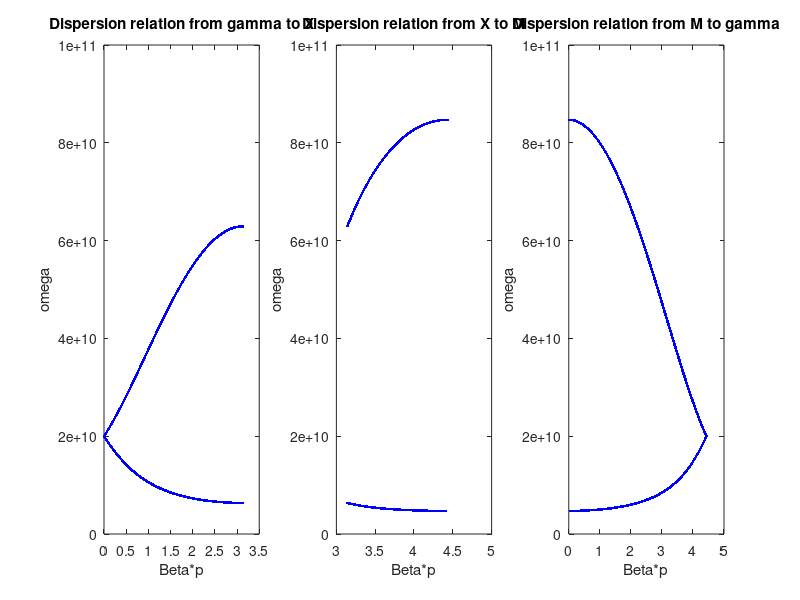

Recreate this plot in MATLAB.
%% 计算二维的CRLH的色散曲面

%初始化
clear
clc
close all

%四个电路参数
LR = 2.5 * 1e-9; %右手单位长度电感
CR = 1e-12; %右手单位长度电感
LL = 2.5 * 1e-9; %右手单位长度电感
CL = 1e-12; %右手单位长度电感

%扫频范围
Omega = 1e11;
omega = 0:Omega / 100000:Omega;

%晶格间距
px = 10 * 1e-3;
py = 20 * 1e-3;

%电路
Z = 1i * omega * LR / 2 + 1 ./ (1i * 2 * omega * CL);
Y = 1i * omega * CR + 1 ./ (1i * omega * LL);
x = -Z .* Y;

%gamma->X
kpx = acos(1 - x / 2);
kpy = 0;
%这里把虚部为0的点去掉
idx = imag(kpx) == 0;
kpx = kpx(idx);
omega1 = omega(idx);

%因为Beta是向量，所以取范数
Beta = sqrt(real(kpy) .^ 2 + real(kpx) .^ 2);

h1 = figure;
subplot(1, 3, 1)
plot(Beta, omega1, '.', 'Color', 'b')
ylim([0 Omega])
xlabel('Beta*p')
ylabel('omega')
title('Dispersion relation from gamma to X')

%X->M
kpx = pi;
kpy = acos(3 - x / 2);
idx = imag(kpy) == 0;
kpy = kpy(idx);
omega2 = omega(idx);

Beta = sqrt(real(kpy) .^ 2 + real(kpx) .^ 2);

subplot(1, 3, 2)
plot(Beta, omega2, '.', 'Color', 'b')
ylim([0 Omega])
xlabel('Beta*p')
ylabel('omega')
title('Dispersion relation from X to M')

%M->gamma
kpx = acos(1 - x / 4);
kpy = acos(1 - x / 4);
idx = imag(kpx) == 0;
kpx = kpx(idx);
idx = imag(kpy) == 0;
kpy = kpy(idx);

omega3 = omega(idx);

Beta = sqrt(real(kpy) .^ 2 + real(kpx) .^ 2);
%这里反转Beta是为了便于画图，没有实际意义
Beta = -Beta + max(Beta);

subplot(1, 3, 3)
plot(Beta, omega3, '.', 'Color', 'b')
ylim([0 Omega])
xlabel('Beta*p')
ylabel('omega')
title('Dispersion relation from M to gamma')
